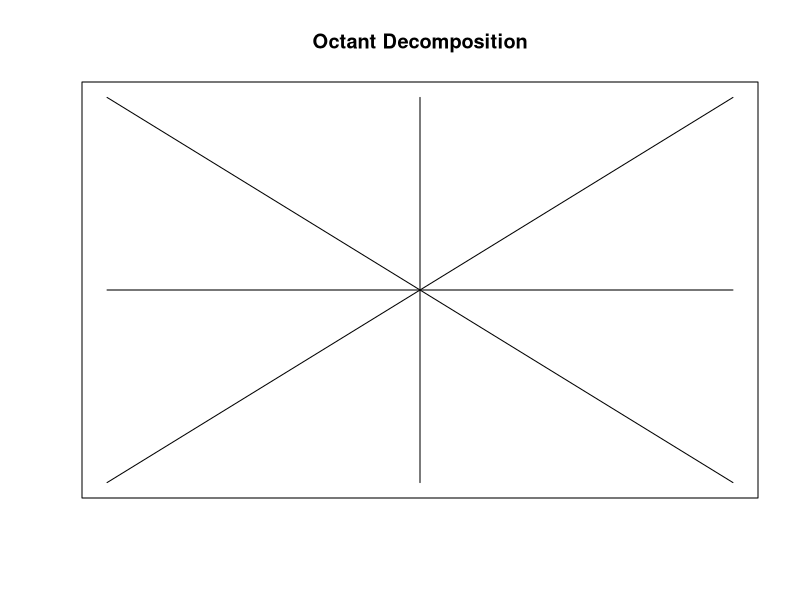
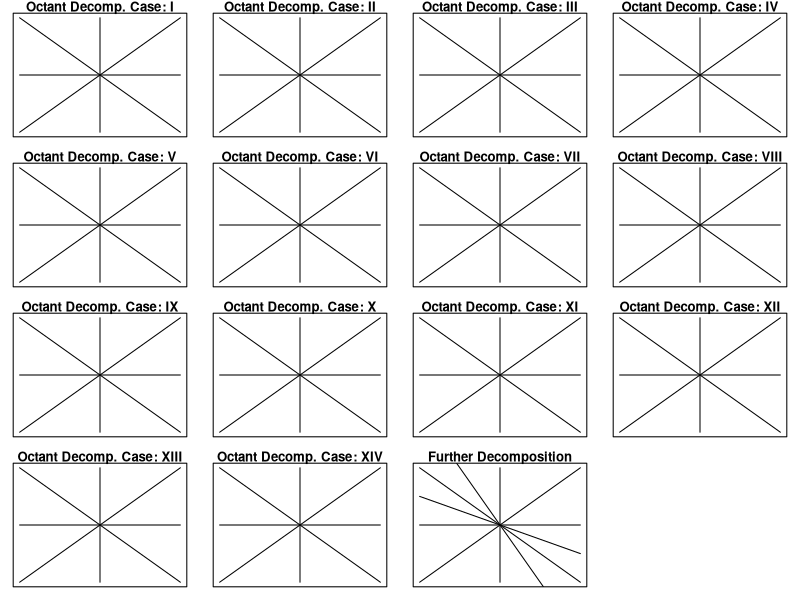
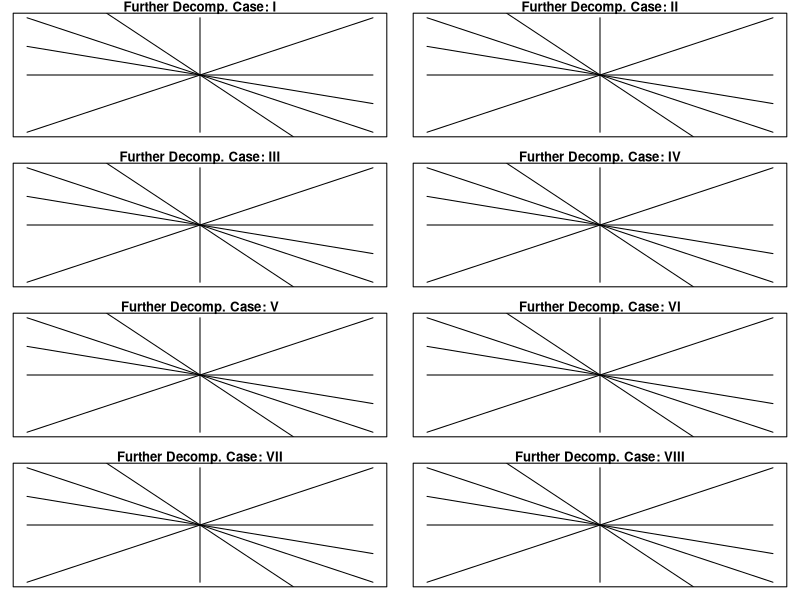

These figures' R source, in order:
## ---- chunk 1
knitr::opts_chunk$set(echo = TRUE)
## ---- chunk 2
x = c(-1, 1)
plot(x, x, type ="l", xaxt = "n", yaxt = "n", xlab = "", ylab = "", main = "Octant Decomposition")
lines(x, -x)
lines(c(0, 0), x)
lines(x, c(0, 0))
## ---- chunk 3
x = c(-1, 1)
par(mfrow = c(4, 4), mar = rep(1, 4))
for (i in 1:14) {
  plot(x, x, type ="l", xaxt = "n", yaxt = "n", xlab = "", ylab = "", main = paste0("Octant Decomp. Case: ", as.roman(i)))
  lines(x, -x)
  lines(c(0, 0), x)
  lines(x, c(0, 0))
}
## ---- chunk 4
plot(x, x, type ="l", xaxt = "n", yaxt = "n", xlab = "", ylab = "", main = "Further Decomposition")
lines(x, -x)
lines(x, -2*x)
lines(x, -x/2)
lines(c(0, 0), x)
lines(x, c(0, 0))
## ---- chunk 5
par(mfrow = c(4, 2), mar = rep(1, 4))
for (i in 1:8) {
  plot(x, x, type ="l", xaxt = "n", yaxt = "n", xlab = "", ylab = "", main = paste0("Further Decomp. Case: ", as.roman(i)))
  lines(x, -x)
  lines(x, -2*x)
  lines(x, -x/2)
  lines(c(0, 0), x)
  lines(x, c(0, 0))
}
